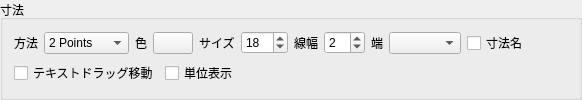
                <widget class="QGroupBox" name="groupBox_2">
                 <property name="title">
                  <string>寸法</string>
                 </property>
                 <layout class="QVBoxLayout" name="verticalLayout_10">
                  <item>
                   <layout class="QHBoxLayout" name="horizontalLayout_27">
                    <property name="leftMargin">
                     <number>0</number>
                    </property>
                    <property name="topMargin">
                     <number>0</number>
                    </property>
                    <item>
                     <widget class="QLabel" name="label_46">
                      <property name="text">
                       <string>方法</string>
                      </property>
                     </widget>
                    </item>
                    <item>
                     <widget class="CustomCombo" name="comboBox_create_dimension_type_default">
                      <property name="sizePolicy">
                       <sizepolicy hsizetype="Fixed" vsizetype="Fixed">
                        <horstretch>0</horstretch>
                        <verstretch>0</verstretch>
                       </sizepolicy>
                      </property>
                      <item>
                       <property name="text">
                        <string>2 Points</string>
                       </property>
                      </item>
                      <item>
                       <property name="text">
                        <string>X+Y+Z</string>
                       </property>
                      </item>
                      <item>
                       <property name="text">
                        <string>X</string>
                       </property>
                      </item>
                      <item>
                       <property name="text">
                        <string>Y</string>
                       </property>
                      </item>
                      <item>
                       <property name="text">
                        <string>Z</string>
                       </property>
                      </item>
                      <item>
                       <property name="text">
                        <string>V+H+D</string>
                       </property>
                      </item>
                      <item>
                       <property name="text">
                        <string>Vertical</string>
                       </property>
                      </item>
                      <item>
                       <property name="text">
                        <string>Horizontal</string>
                       </property>
                      </item>
                      <item>
                       <property name="text">
                        <string>Diagonal</string>
                       </property>
                      </item>
                     </widget>
                    </item>
                    <item>
                     <widget class="QLabel" name="label_49">
                      <property name="text">
                       <string>色</string>
                      </property>
                     </widget>
                    </item>
                    <item>
                     <widget class="QPushButton" name="pushButton_create_dimension_color_default">
                      <property name="sizePolicy">
                       <sizepolicy hsizetype="Preferred" vsizetype="Fixed">
                        <horstretch>0</horstretch>
                        <verstretch>0</verstretch>
                       </sizepolicy>
                      </property>
                      <property name="text">
                       <string/>
                      </property>
                     </widget>
                    </item>
                    <item>
                     <widget class="QLabel" name="label_48">
                      <property name="text">
                       <string>サイズ</string>
                      </property>
                     </widget>
                    </item>
                    <item>
                     <widget class="QSpinBox" name="spinBox_create_dimension_size_default">
                      <property name="sizePolicy">
                       <sizepolicy hsizetype="Minimum" vsizetype="Fixed">
                        <horstretch>0</horstretch>
                        <verstretch>0</verstretch>
                       </sizepolicy>
                      </property>
                      <property name="minimum">
                       <number>1</number>
                      </property>
                      <property name="maximum">
                       <number>999</number>
                      </property>
                      <property name="value">
                       <number>18</number>
                      </property>
                     </widget>
                    </item>
                    <item>
                     <widget class="QLabel" name="label_47">
                      <property name="text">
                       <string>線幅</string>
                      </property>
                     </widget>
                    </item>
                    <item>
                     <widget class="QSpinBox" name="spinBox_create_dimension_linewidth_default">
                      <property name="sizePolicy">
                       <sizepolicy hsizetype="Minimum" vsizetype="Fixed">
                        <horstretch>0</horstretch>
                        <verstretch>0</verstretch>
                       </sizepolicy>
                      </property>
                      <property name="minimum">
                       <number>1</number>
                      </property>
                      <property name="maximum">
                       <number>20</number>
                      </property>
                      <property name="value">
                       <number>2</number>
                      </property>
                     </widget>
                    </item>
                    <item>
                     <widget class="QLabel" name="label_78">
                      <property name="text">
                       <string>端</string>
                      </property>
                     </widget>
                    </item>
                    <item>
                     <widget class="CustomCombo" name="comboBox_create_dimension_edge_type_default"/>
                    </item>
                    <item>
                     <widget class="QCheckBox" name="checkBox_create_dimension_disp_name_default">
                      <property name="text">
                       <string>寸法名</string>
                      </property>
                     </widget>
                    </item>
                    <item>
                     <spacer name="horizontalSpacer_20">
                      <property name="orientation">
                       <enum>Qt::Horizontal</enum>
                      </property>
                      <property name="sizeHint" stdset="0">
                       <size>
                        <width>40</width>
                        <height>20</height>
                       </size>
                      </property>
                     </spacer>
                    </item>
                   </layout>
                  </item>
                  <item>
                   <layout class="QHBoxLayout" name="horizontalLayout_28">
                    <item>
                     <widget class="QCheckBox" name="checkBox_create_dimension_text_drag_default">
                      <property name="text">
                       <string>テキストドラッグ移動</string>
                      </property>
                     </widget>
                    </item>
                    <item>
                     <widget class="QCheckBox" name="checkBox_create_dimension_unit_disp_default">
                      <property name="text">
                       <string>単位表示</string>
                      </property>
                     </widget>
                    </item>
                    <item>
                     <spacer name="horizontalSpacer_25">
                      <property name="orientation">
                       <enum>Qt::Horizontal</enum>
                      </property>
                      <property name="sizeHint" stdset="0">
                       <size>
                        <width>40</width>
                        <height>20</height>
                       </size>
                      </property>
                     </spacer>
                    </item>
                   </layout>
                  </item>
                 </layout>
                </widget>
